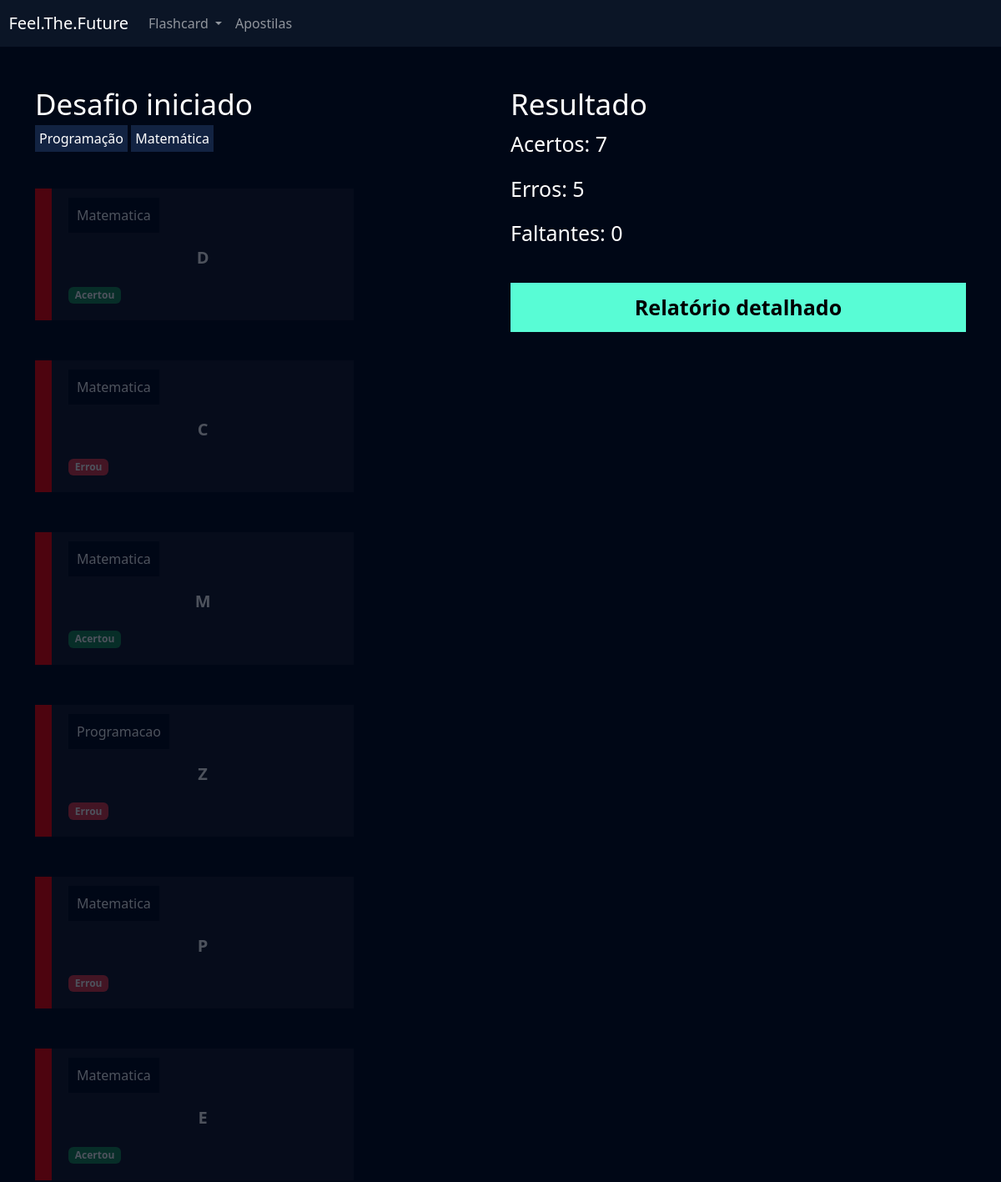
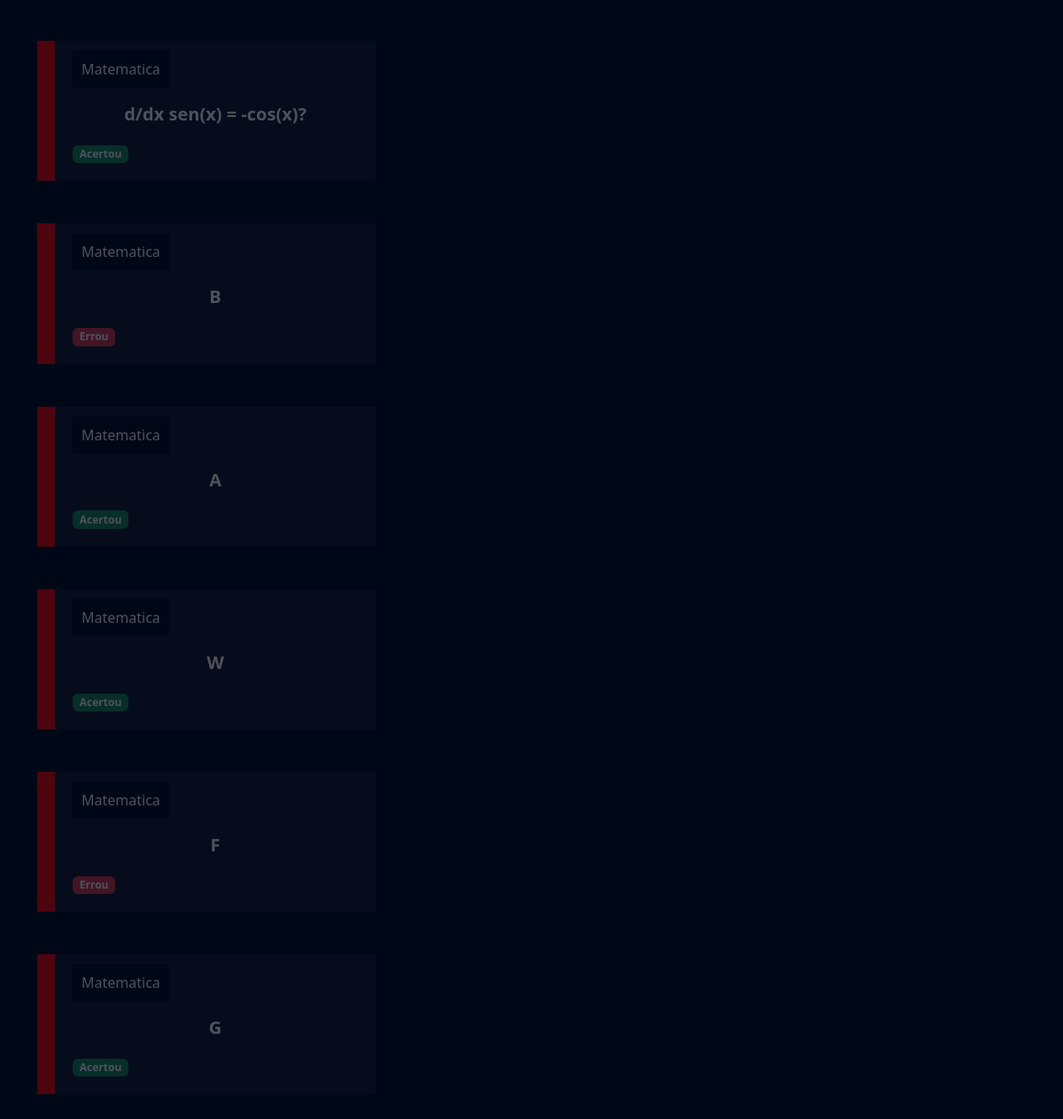
Page /flashcard/desafio/83/ (signed in) on the committed database (2 pictures, top to bottom).
### flashcard/models.py (models this page shows, shortened)
class FlashcardChallenge(models.Model):
    flashcard = models.ForeignKey(Flashcard, on_delete=models.DO_NOTHING)
    answered = models.BooleanField(default=False)
    nailed_it = models.BooleanField(default=False)

class Flashcard(models.Model):
    DIFICULDADE_CHOICES = (('D', 'Difícil'), ('M', 'Médio'), ('F', 'Fácil'))
    user = models.ForeignKey(User, on_delete=models.DO_NOTHING)
    question = models.CharField(max_length=100)
    resp = models.TextField()
    category = models.ForeignKey(Categoria, on_delete=models.DO_NOTHING)
    difficulty = models.CharField(max_length=1, choices=DIFICULDADE_CHOICES)
    @property
    def css_difficulty(self):
        if (self.difficulty == "F"):
            return "flashcard-facil"
        elif (self.difficulty == "M"):
            return "flashcard-medio"
        elif (self.difficulty == "D"):
            return "flashcard-dificil"

class Categoria(models.Model):
    nome = models.CharField(max_length=20)
    def __str__(self):
        return self.nome

### flashcard/views.py (the view)
# urls.py: path('desafio/<int:id>/', views.desafio, name="desafio"),
def desafio(request, id):
    desafio = Challenge.objects.get(id=id)
    if (not desafio.user == request.user):
        raise Http404
    if(request.method == "GET"):
        nailed_it = desafio.flashcards.filter(answered=True).filter(nailed_it=True).count()
        not_nailed_it = desafio.flashcards.filter(answered=True).filter(nailed_it=False).count()
        missing = desafio.flashcards.filter(answered=False).count()
        return render(request, 'desafio.html', {'desafio': desafio,
                                                'nailed_it': nailed_it,
                                                'not_nailed_it': not_nailed_it,
                                                'missing': missing})

### flashcard/templates/desafio.html (shortened to what this page needs)
{% extends "base.html" %}
{% load static %}
{% block 'cabecalho' %}
    <link href="{% static 'usuarios/css/cadastro.css' %}" rel="stylesheet">
    <link href="{% static 'flashcard/css/novo_flashcard.css' %}" rel="stylesheet">
    <link href="{% static 'flashcard/css/iniciar_desafio.css' %}" rel="stylesheet">
    <link href="{% static 'flashcard/css/desafio.css' %}" rel="stylesheet">
    <link href='https://unpkg.com/boxicons@2.1.4/css/boxicons.min.css' rel='stylesheet'>
{% endblock 'cabecalho' %}
{% block 'conteudo' %}
    {% include "partials/header.html" %}
    <div class="container">
        <br>
        <br>
        <div class="row">
            <div class="col-md">
                <h3 class="fonte-secundaria" >Desafio iniciado</h3>
                <span class="badge-categoria">Programação</span>
                <span class="badge-categoria" >Matemática</span>
                <br>
                <br>
                <br>
                {% for flash in desafio.flashcards.all %}
                    <div class="box-new-flashcard {% if flash.answered%} op2  {% endif %}">
                        <div class="flashcard {{ flash.flashcard.css_difficulty }}">
                            <div class="flashcard-categoria">
                                {{flash.flashcard.category}}
                            </div>
                            <br>
                            <br>
                            <div class="flashcard-box-item" onclick="flip_card({{flash.id}})">
                                <p class="flashcard-item">{{flash.flashcard.question}}</p>
                            </div>
                            {% if not flash.answered %}
                            <div class="responder">
                                <a href="{% url 'responder_flashcard' flash.id %}?nailed_it=0&challenge_id={{desafio.id}}"><i class='bx bxs-x-square icone-vermelho'></i></a>
                                <a href="{% url 'responder_flashcard' flash.id %}?nailed_it=1&challenge_id={{desafio.id}}"><i class='bx bxs-check-square icone-verde' ></i></a>
                            </div>
                            {% else %}
                                {% if flash.nailed_it %}
                                    <span class="badge bg-success">Acertou</span>
                                    {% else %}
                                    <span class="badge bg-danger">Errou</span>
                                {% endif %}
                            {% endif %}
                        </div>
                    </div>
                    <br>
                    <br>
                {% endfor %}
            </div>
            <div class="col-md">
                <h3 class="fonte-secundaria">Resultado</h3>
                <p class="fonte-p">Acertos: {{nailed_it}}</p>
                <p class="fonte-p">Erros: {{not_nailed_it}}</p>
                <p class="fonte-p">Faltantes: {{missing}}</p>
                <br>
                <a class="btn-cadastro btn-desafio" href="{% url 'relatorio' desafio.id%}">Relatório detalhado</a>
            </div>
        </div>
    </div>
{% endblock 'conteudo' %}

### templates/static/geral/css/base.css (style rules this page uses)
:root { --main-color: #0b1526; --dark-color: #000716; --secondary-dark-color: rgb(15, 2, 26); --light-color: #00c1f3; --contrast-color: #f4c96b; --differential-color: #58fcd5; }
body { background-color: var(--dark-color) !important; color: white !important; }

### templates/static/usuarios/css/cadastro.css (style rules this page uses)
* { margin: 0; padding: 0; }
.btn-cadastro { padding: 10px; background-color: #58fcd5; border: none; border: 1px solid #58fcd5; font-size: 18px; font-weight: bold; padding-left: 25px; padding-right: 25px; }

### templates/static/flashcard/css/novo_flashcard.css (style rules this page uses)
.box-new-flashcard { width: 70%; margin: auto; }
.flashcard { background-color: rgba(255, 255, 255, .08); padding: 20px; }
.flashcard-box-item { text-align: center; }
.flashcard p { font-size: 20px; font-weight: bold; cursor: pointer; }
.flashcard-dificil { border-left: 20px solid #FE0000; }
.flashcard-categoria { background-color: var(--dark-color); display: inline; padding: 10px; }

### templates/static/flashcard/css/iniciar_desafio.css (style rules this page uses)
.fonte-secundaria { font-size: 35px; }

### templates/static/flashcard/css/desafio.css (style rules this page uses)
.badge-categoria { padding: 5px; background-color: #122342; }
.box-new-flashcard { margin: 0; }
.op2 { opacity: .3; }
.fonte-p { font-size: 25px; }
.btn-desafio { width: 100% !important; color: black; text-decoration: none; display: block; text-align: center; font-size: 25px; }

### rows in the picture
FlashcardChallenge: flashcard.category "Matematica", flashcard.question "D", answered "Acertou"
FlashcardChallenge: flashcard.category "Matematica", flashcard.question "C", answered "Errou"
FlashcardChallenge: flashcard.category "Matematica", flashcard.question "M", answered "Acertou"
FlashcardChallenge: flashcard.category "Programacao", flashcard.question "Z", answered "Errou"
FlashcardChallenge: flashcard.category "Matematica", flashcard.question "P", answered "Errou"
FlashcardChallenge: flashcard.category "Matematica", flashcard.question "E", answered "Acertou"
FlashcardChallenge: flashcard.category "Matematica", flashcard.question "d/dx sen(x) = -cos(x)?", answered "Acertou"
FlashcardChallenge: flashcard.category "Matematica", flashcard.question "B", answered "Errou"
FlashcardChallenge: flashcard.category "Matematica", flashcard.question "A", answered "Acertou"
FlashcardChallenge: flashcard.category "Matematica", flashcard.question "W", answered "Acertou"
FlashcardChallenge: flashcard.category "Matematica", flashcard.question "F", answered "Errou"
FlashcardChallenge: flashcard.category "Matematica", flashcard.question "G", answered "Acertou"

### other values in the picture
{{ nailed_it }} "7"
{{ not_nailed_it }} "5"
{{ missing }} "0"
